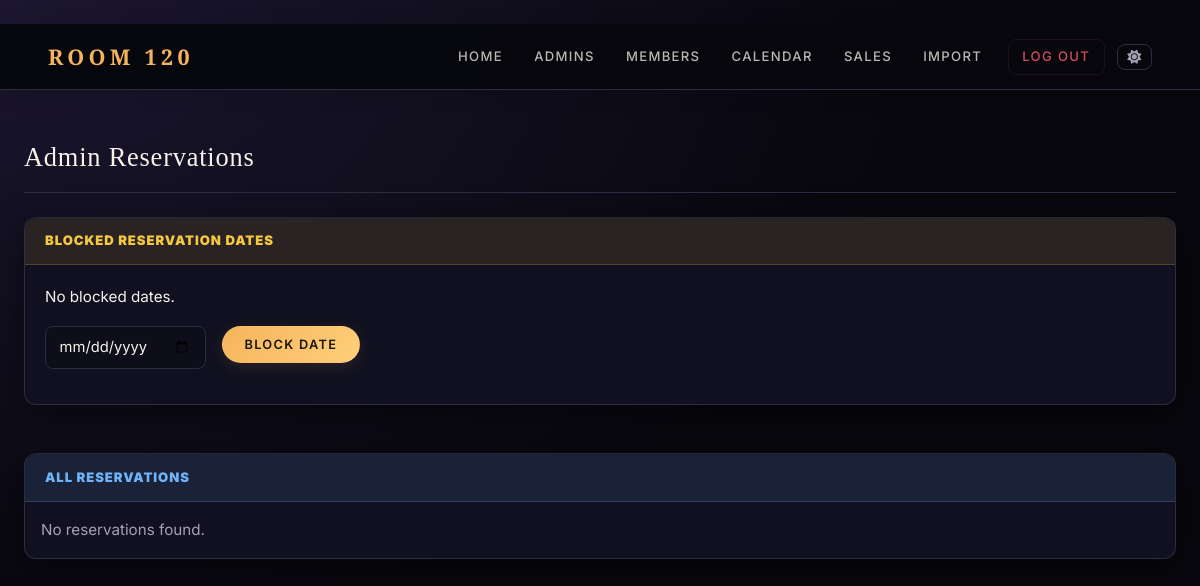
Page /admin/reservations (signed in) on the earlier database version.
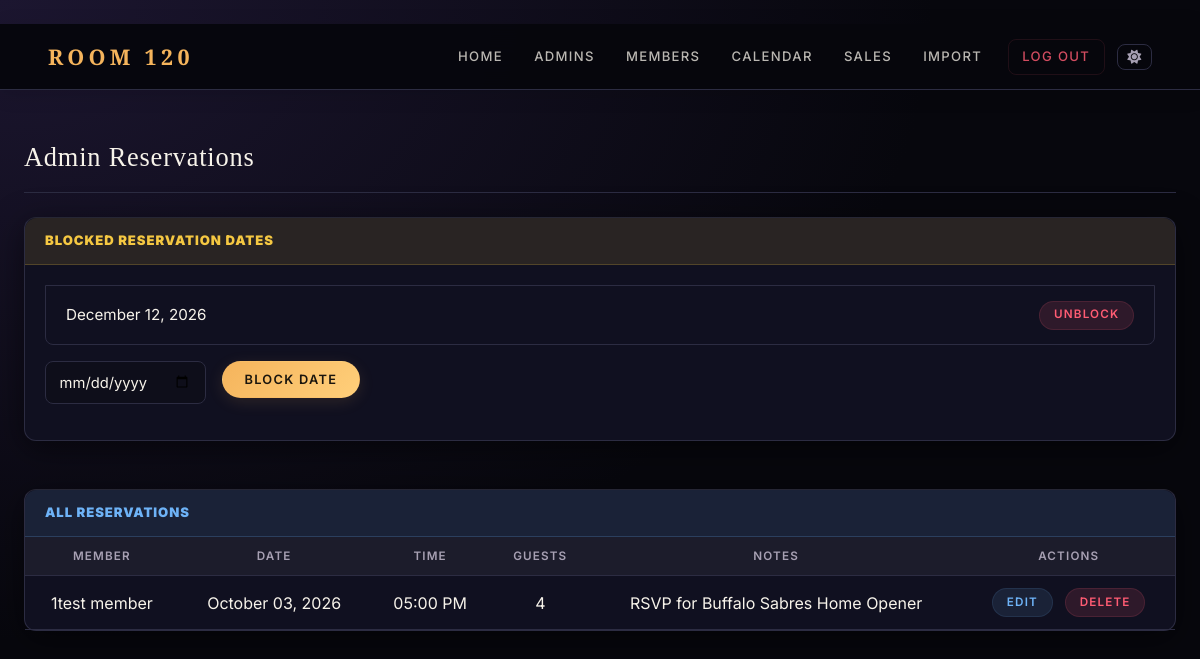
Same page on the later database version.
### app.py (models this page shows, shortened)
class BlockedDate(db.Model):
    id = db.Column(db.Integer, primary_key=True)
    date = db.Column(db.String(20), unique=True, nullable=False)

class Reservation(db.Model):
    id = db.Column(db.Integer, primary_key=True)
    user_id = db.Column(db.Integer, db.ForeignKey('user.id'))
    date = db.Column(db.Date)
    time = db.Column(db.Time)
    guests = db.Column(db.Integer)  # <-- Add this line
    notes = db.Column(db.Text)
    user = db.relationship('User', back_populates='reservations')

class User(db.Model):
    id = db.Column(db.Integer, primary_key=True)
    username = db.Column(db.String(100), unique=True, nullable=False)
    password = db.Column(db.String(200), nullable=False)
    role = db.Column(db.String(10), nullable=False)
    first_name = db.Column(db.String(100))
    last_name = db.Column(db.String(100))
    email = db.Column(db.String(100))
    phone = db.Column(db.String(20))
    member_number = db.Column(db.String(100))
    active = db.Column(db.Boolean, default=True)
    membership_type = db.Column(db.String(20), default='single')
    staff_role_id = db.Column(db.Integer, db.ForeignKey('staff_role.id'), nullable=True)
    staff_role    = db.relationship('StaffRole', back_populates='users', foreign_keys=[staff_role_id])
    created_at         = db.Column(db.DateTime, default=datetime.utcnow)
    favorite_drink     = db.Column(db.String(200))
    seating_preference = db.Column(db.String(200))
    allergies          = db.Column(db.String(500))
    preferences_notes  = db.Column(db.Text)
    amount_spent = db.Column(db.Float, default=0.0)
    amount_owed = db.Column(db.Float, default=0.0)
    tax_owed = db.Column(db.Float, default=0.0)
    tax_paid = db.Column(db.Float, default=0.0)
    gratuity_owed = db.Column(db.Float, default=0.0)
    gratuity_paid = db.Column(db.Float, default=0.0)
    minimum_adjustment = db.Column(db.Float, default=0.0)
    invoices = db.relationship('Invoice', back_populates='member', cascade='all, delete-orphan')
    reservations = db.relationship('Reservation', back_populates='user', cascade='all, delete-orphan')
    notes_received = db.relationship('Note', foreign_keys='Note.member_id', back_populates='member', cascade='all, delete-orphan')
    notes_written = db.relationship('Note', foreign_keys='Note.author_id', back_populates='author', cascade='all, delete-orphan')
    orders = db.relationship('Order', back_populates='user', cascade='all, delete-orphan')

### app.py (the view)
@app.route('/admin/reservations')
def admin_reservations():
    if not authorized('view_reservations'):
        return redirect(url_for('home'))
    all_reservations = Reservation.query.all()
    raw_blocked = BlockedDate.query.all()
    for b in raw_blocked:
        try:
            b.parsed = datetime.strptime(b.date, '%Y-%m-%d').date()
        except (ValueError, TypeError):
            b.parsed = None
    blocked_dates = raw_blocked
    for res in all_reservations:
        if isinstance(res.time, str):
            try:
                res.time = datetime.strptime(res.time, '%H:%M:%S').time()
            except ValueError:
                try:
                    res.time = datetime.strptime(res.time, '%H:%M').time()
                except ValueError:
                    pass  # Leave it unchanged if invalid
    return render_template(
        'admin_reservations.html',
        reservations=all_reservations,
        blocked_dates=blocked_dates
    )

### app.py (called while the page is built)
@app.before_request
def enable_foreign_keys():
    db.session.execute(text('PRAGMA foreign_keys = ON'))

@app.context_processor
def inject_globals():
    user = None
    if session.get('user_id'):
        user = User.query.get(session.get('user_id'))
    try:
        all_types = MembershipType.query.order_by(MembershipType.sort_order, MembershipType.display_name).all()
    except Exception:
        all_types = []
    type_map = {t.name: t for t in all_types}
    active_types = [t for t in all_types if t.is_active]
    return dict(
        current_user=user,
        membership_types=active_types,
        all_membership_types=all_types,
        membership_type_map=type_map,
    )

def authorized(*perms):
    role = session.get('role')
    if role == 'admin':
        return True
    if role == 'staff':
        user_perms = set(session.get('permissions', []))
        return all(p in user_perms for p in perms)
    return False

### templates/admin_reservations.html
﻿﻿{% extends 'base.html' %}
{% block content %}
<div class="container-fluid px-4 mt-4">
  <div class="page-header">
    <h2>Admin Reservations</h2>
  </div>
  <div class="card mb-5">
    <div class="card-header bg-warning text-dark">
      <strong>Blocked Reservation Dates</strong>
    </div>
    <div class="card-body">
      {% if blocked_dates %}
        <ul class="list-group mb-3">
          {% for date in blocked_dates %}
            <li class="list-group-item d-flex justify-content-between align-items-center">
              {{ date.parsed.strftime('%B %d, %Y') if date.parsed else date.date }}
              <form action="{{ url_for('unblock_date', id=date.id) }}" method="post" class="m-0">
                <button type="submit" class="btn btn-sm btn-danger">Unblock</button>
              </form>
            </li>
          {% endfor %}
        </ul>
      {% else %}
        <p>No blocked dates.</p>
      {% endif %}
      <form action="{{ url_for('block_date') }}" method="post" class="row g-3">
        <div class="col-auto">
          <input type="date" name="blocked_date" class="form-control" required>
        </div>
        <div class="col-auto">
          <button type="submit" class="btn btn-primary">Block Date</button>
        </div>
      </form>
    </div>
  </div>
  <div class="card">
    <div class="card-header bg-info">
      <strong>All Reservations</strong>
    </div>
    <div class="card-body p-0">
      {% if reservations %}
      <div class="table-responsive">
        <table class="table table-hover mb-0 text-center">
          <thead class="table-dark">
            <tr>
              <th>Member</th>
              <th>Date</th>
              <th>Time</th>
              <th>Guests</th>
              <th>Notes</th>
              <th>Actions</th>
            </tr>
          </thead>
          <tbody>
            {% for reservation in reservations %}
              <tr>
                <td>{{ reservation.user.first_name }} {{ reservation.user.last_name }}</td>
                <td>{{ reservation.date.strftime('%B %d, %Y') }}</td>
                <td>{{ reservation.time.strftime('%I:%M %p') }}</td>
                <td>{{ reservation.guests }}</td>
                <td>{{ reservation.notes or '—' }}</td>
                <td>
                  <a href="{{ url_for('edit_reservation', reservation_id=reservation.id) }}" class="btn btn-sm btn-info me-2">Edit</a>
                  <form action="{{ url_for('delete_reservation', reservation_id=reservation.id) }}" method="post" style="display:inline;">
                    <button type="submit" class="btn btn-sm btn-danger">Delete</button>
                  </form>
                </td>
              </tr>
            {% endfor %}
          </tbody>
        </table>
      </div>
      {% else %}
        <p class="text-muted p-3 mb-0">No reservations found.</p>
      {% endif %}
    </div>
  </div>
</div>
{% endblock %}

Differences in the rows shown:
added BlockedDate: parsed "December 12, 2026"
added Reservation: user.first_name "1test", user.last_name "member", date "October 03, 2026", time "05:00 PM", guests "4", notes "RSVP for Buffalo Sabres Home Opener"
Other differences:
text no longer shown: "No blocked dates. No reservations found."
text now shown: "MEMBER DATE TIME GUESTS NOTES ACTIONS"
